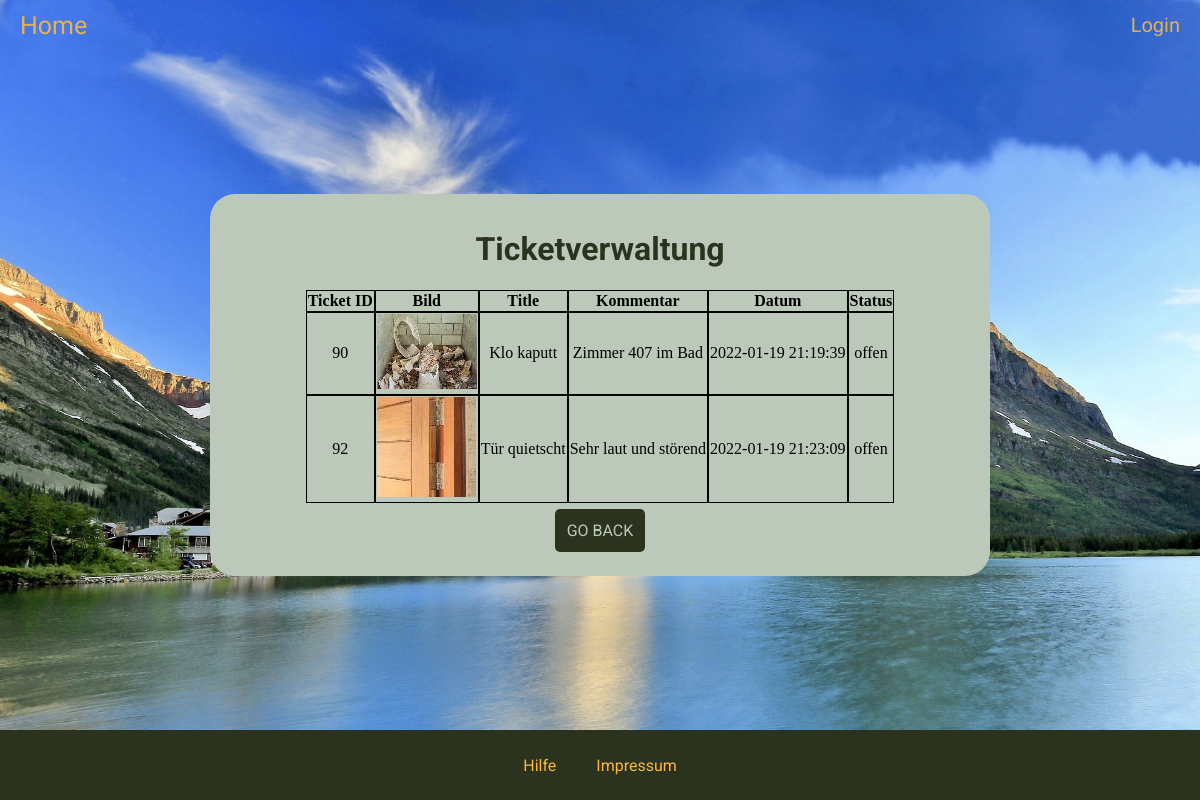
Screenshot of /pages/links/ticketverwaltung.php with the database file from the repository.
### tables this page shows
CREATE TABLE `tickets` (
  `id` int(11) NOT NULL,
  `title` varchar(255) NOT NULL,
  `file_path` varchar(255) DEFAULT NULL,
  `comment` varchar(4096) NOT NULL,
  `user_id` int(11) NOT NULL,
  `status` varchar(20) NOT NULL DEFAULT 'offen',
  `datetime` datetime NOT NULL DEFAULT current_timestamp()
);

### pages/links/ticketverwaltung.php (the view, shortened to what this page needs)
<!DOCTYPE html>
<?php
    include "../include/head.php";
?>
    <body>
        <?php include "../include/navbar.php" ?>
        <div class="content_wrapper">
            <div class="content_box">
                <h1>Ticketverwaltung</h1>
                <?php
                    $sql = "SELECT id, title, file_path, comment, `status`, `datetime` FROM tickets";
                    $stmt = $db->prepare($sql);
                    $stmt->execute();
                    $stmt->bind_result($ticket_id, $ticket_title, $file_path, $comment, $status, $datetime);
                ?>
                <div class="row-centred">
                <table class="table">
                    <thead>
                    <tr>
                        <th scope="col">Ticket ID</th>
                        <th scope="col">Bild</th>
                        <th scope="col">Title</th>
                        <th scope="col">Kommentar</th>
                        <th scope="col">Datum</th>
                        <th scope="col">Status</th>
                    </tr>
                    </thead>
                    <tbody>
                        <?php while ($stmt->fetch()){
                            echo "<tr>";
                            echo "<td>" . $ticket_id . "</td>";
                            echo "<td><img src='$file_path' alt='picture' class='img-thumbnail'></td>";
                            echo "<td>" . $ticket_title . "</td>";
                            echo "<td>" . $comment . "</td>";
                            echo "<td>" . $datetime . "</td>";
                            echo "<td>" . $status . "</td>";
                            echo "</tr>";
                        } $stmt->close();?>
                    </tbody>
                    </table>
                </div>
                <br>
                <a href="../menus/serviceticket.php" class="submit-btn">Go Back</a>
                <br>
            </div>
        </div>
        <?php include "../include/footer.php" ?>
    </body>
</html>

### pages/include/head.php (shortened to what this page needs)
<html id="page" class="hide-scrollbar">
<head>
    <link rel="stylesheet" href="/Semesterprojekt/css/style.css">
    <link rel="stylesheet" href="https://cdnjs.cloudflare.com/ajax/libs/font-awesome/4.7.0/css/font-awesome.min.css">
</head>

### pages/include/navbar.php (shortened to what this page needs)
<div id="nav_wrapper">
    <div class="navbar">
        <ul class="nav" id="navbar">
            <div>
                <li class="nav_item"><a class="nav_logo nav_link" href="/Semesterprojekt/index.php">Home</a></li>
            </div>
            <div class="nav_right">
                <li class="nav_item"><a class="nav_link" onclick="showModal('login', 'close_login');"><?php if (isset($_SESSION['user'])) {echo "Logout";} else {echo "Login";} ?></a></li>
            </div>
        </ul>
    </div>
</div>

### pages/include/footer.php (shortened to what this page needs)
<div id="footer_wrapper">
    <div class="footer">
        <ul class="footer_nav">
            <li class="footer_nav_item"><a class="footer_nav_link" href="/Semesterprojekt/pages/menus/hilfe.php">Hilfe</a></li>
            <li class="footer_nav_item"><a class="footer_nav_link" href="/Semesterprojekt/pages/menus/impressum.php">Impressum</a></li>
        </ul>
    </div>
</div>

### css/style.css (style rules this page uses)
:root { --primary: #2B331F; --secondary: #BBC8BA; --tertiary: #546747; --background: #FDDCA5; --links: #FAB742; --danger: #d63523; }
html { height: 100%; }
body { background-image: url("../pictures/background.jpg"); background-position: center; background-size: cover; background-repeat: no-repeat; background-attachment: fixed; margin: 0; height: 100%; display: flex; flex-direction: column; overflow: overlay; }
h1, h2, h3, h4, h5, h6 { font-family: 'Roboto', sans-serif; color: var(--primary); }
p, ul, ol, li, a, label, input, textarea, strong { font-family: 'Lora', sans-serif; }
ul { list-style-position: inside; }
th, td { border: 1px solid black; }
.content_wrapper { padding-top: 70px; flex: 1 0 auto; display: flex; flex-direction: column; }
.content_box { border-radius: 25px; background-color: var(--secondary); width: 70%; max-width: 750px; padding: 15px; margin: auto; position: relative; text-align: center; overflow: auto; }
[class*=' row'], [class^='row'] { display: flex; flex-wrap: wrap; }
[class$='-centred'] { justify-content: center; align-items: center; }
.submit-btn { all: initial; background-color: var(--primary); border: none; border-radius: 5px; padding: 12px; margin: 12px; min-width: 100px; box-sizing: border-box; text-transform: uppercase; text-decoration: none; text-align: center; font-family: 'Roboto', sans-serif; color: var(--secondary); transition: .3s; }
.table { border-spacing: 0px; }
.navbar { --nav_height: 50px; position: fixed; top: 0; left: 0; right: 0; width: 100%; height: var(--nav_height); z-index: 50; }
.nav { list-style: none; display: flex; position: absolute; top: 0; z-index: 10; width: 100%; height: 100%; padding: 0; margin: 0; opacity: .9; transition: .5s; }
.nav_item { height: 100%; }
.nav_logo { font-size: 25px !important; }
.nav_right { width: 100%; display: flex; justify-content: right; }
.nav_link { font-family: 'Roboto', sans-serif; color: var(--links); text-decoration: none; font-size: 20px; display: flex; justify-content: center; align-items: center; height: 100%; width: 100%; padding: 20px; box-sizing: border-box; cursor: pointer; transition: .3s; }
#footer_wrapper { margin-top: 30px; flex-shrink: 0; }
.footer { --footer_height: 70px; width: 100%; height: var(--footer_height); }
.footer_nav { list-style: none; display: flex; justify-content: center; width: 100%; height: 100%; padding: 0; margin: 0; background-color: var(--primary); }
.footer_nav_item { height: 100%; }
.footer_nav_link { font-family: 'Roboto', sans-serif; color: var(--links); text-decoration: none; display: flex; justify-content: center; align-items: center; height: 100%; width: 100%; padding: 20px; box-sizing: border-box; transition: .3s; }

### rows the page displays
tickets: id "90", file_path (picture), title "Klo kaputt", comment "Zimmer 407 im Bad", datetime "2022-01-19 21:19:39", status "offen"
tickets: id "92", file_path (picture), title "Tür quietscht", comment "Sehr laut und störend", datetime "2022-01-19 21:23:09", status "offen"
